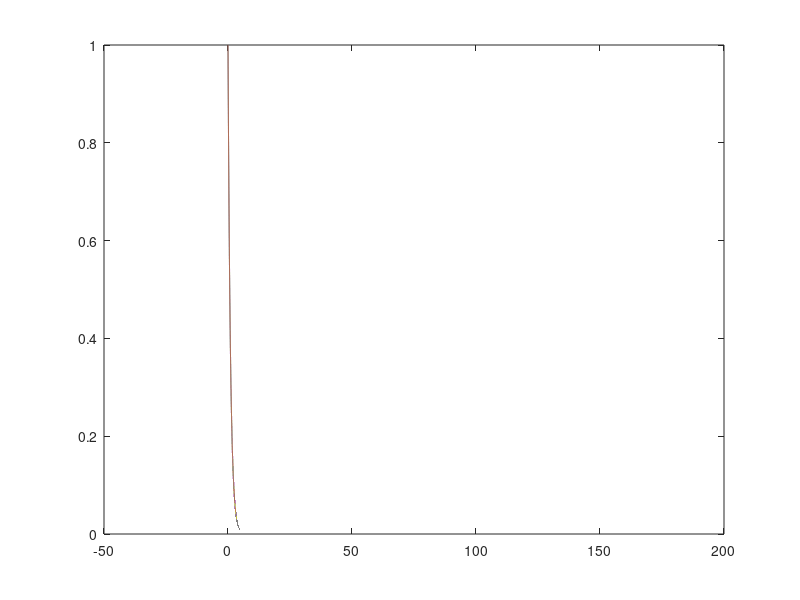

This chart was generated by the following MATLAB code:
function first_step_E_1

%first step with implicit Euler or constant
T=150;  
delta = 0.5e-3;
y0 = 1;
%
err=1e-7; %Newton's error
%
inc=100000;  

%    
%%%%%%%%%%%%%%%%%%%%%%%%%%%%%%%%%%%%%%%%%%%%%%%%%%%%%%%%%%%%%%%%%%%%%%%%%%%
% 
fprintf(1,'T=%g\n',T);
fprintf(1,'delta=%g\n',delta);
%
%%%%%%%%%%%%%%%%%%%%%%%%%%%%%%%%%%%%%%%%%%%%%%%%%%%%%%%%%%%%%%%%%%%%%%%%%%%
%
% y - 1 step: constants
% u - 1 step: Implicit Euler


K=ceil(T/delta);

% 
t=(-1:K)*delta;

y = zeros(1,size(t,2));
y(1) = y0;
y(2) = y0;
start_index = 3;

%%%%%%%%%%%%%%%%%%%%%%%%%%%%%%%%%%%%%%%%%%%%%%%%%%%%%%%%%%%%%%%%%%%%%%%%%%%

t_u=(0:K)*delta;

u = zeros(1,size(t_u,2));
u(1) = y0;
u(2) = Step1(t_u(2),u(1),delta,err);
start_index_u = 3;

%%%%%%%%%%%%%%%%%%%%%%%%%%%%%%%%%%%%%%%%%%%%%%%%%%%%%%%%%%%%%%%%%%%%%%%%%%%
tic
nns=0; 
for k=start_index:size(t,2) 
    [y(k),nnsk]=Step(t(k),y(k-1),y(k-2),delta,err);
    nns=nns+nnsk;
    if (mod(k-start_index+1,inc)==0) 
        fprintf(1,'t=%g, nns=%g\n',t(k),nns);

        nns=0;
    end
end
toc



%%%%%%%%%%%%%%%%%%%%%%%%%%%%%%%%%%%%%%%%%%%%%%%%%%%%%%%%%%%%%%%%%%%%%%%%%%%
tic
nns=0; 
for k=start_index_u:size(t_u,2) 
    [u(k),nnsk]=Step(t_u(k),u(k-1),u(k-2),delta,err);
    nns=nns+nnsk;
    if (mod(k-start_index_u+1,inc)==0) 
        fprintf(1,'t=%g, nns=%g\n',t_u(k),nns);

        nns=0;
    end
end
toc

norm(y(2:end)-u)/norm(u)
% Plots

figure('Position', [10,10,700,900]);

plot(t,y) 
hold on
plot(t_u,u) 
end
% 

%

function [y,l]=Step(t,ydelta,ydelta2,delta,err)
l_max=5; 
y=ydelta; 
l=0;
G=Res(t,y,ydelta,ydelta2,delta);
normG=norm(G,2);
while(normG>err&&l<l_max)
   l=l+1;
   y=y-Jacob(t,y,delta)\G;
   G=Res(t,y,ydelta,ydelta2,delta);
   normG=norm(G,2);
end
end


function G=Res(t,y,ydelta,ydelta2,delta)
G=(1.5*(y-ydelta)+0.5*(ydelta2-ydelta))/delta;
G=G-f(t,y);
end

function f = f(t,y)
f = -y;
end  

function Jacob = Jacob(t,y,delta)
Jacob = 1.5/delta+1;
end  

function u=Step1(t,udelta,delta,err)
l_max=5; 
u=udelta; 
l=0;
G=Res1(t,u,udelta,delta);
normG=norm(G,2);
while(normG>err&&l<l_max)
   l=l+1;
   u=u-Jacob_u(t,u,delta)\G;
   G=Res1(t,u,udelta,delta);
   normG=norm(G,2);
end
end


function G=Res1(t,u,udelta,delta)
G=(u-udelta)/delta;
G=G-f(t,u);
end
function Jacob = Jacob_u(t,u,delta)
Jacob = 1./delta;
end  
